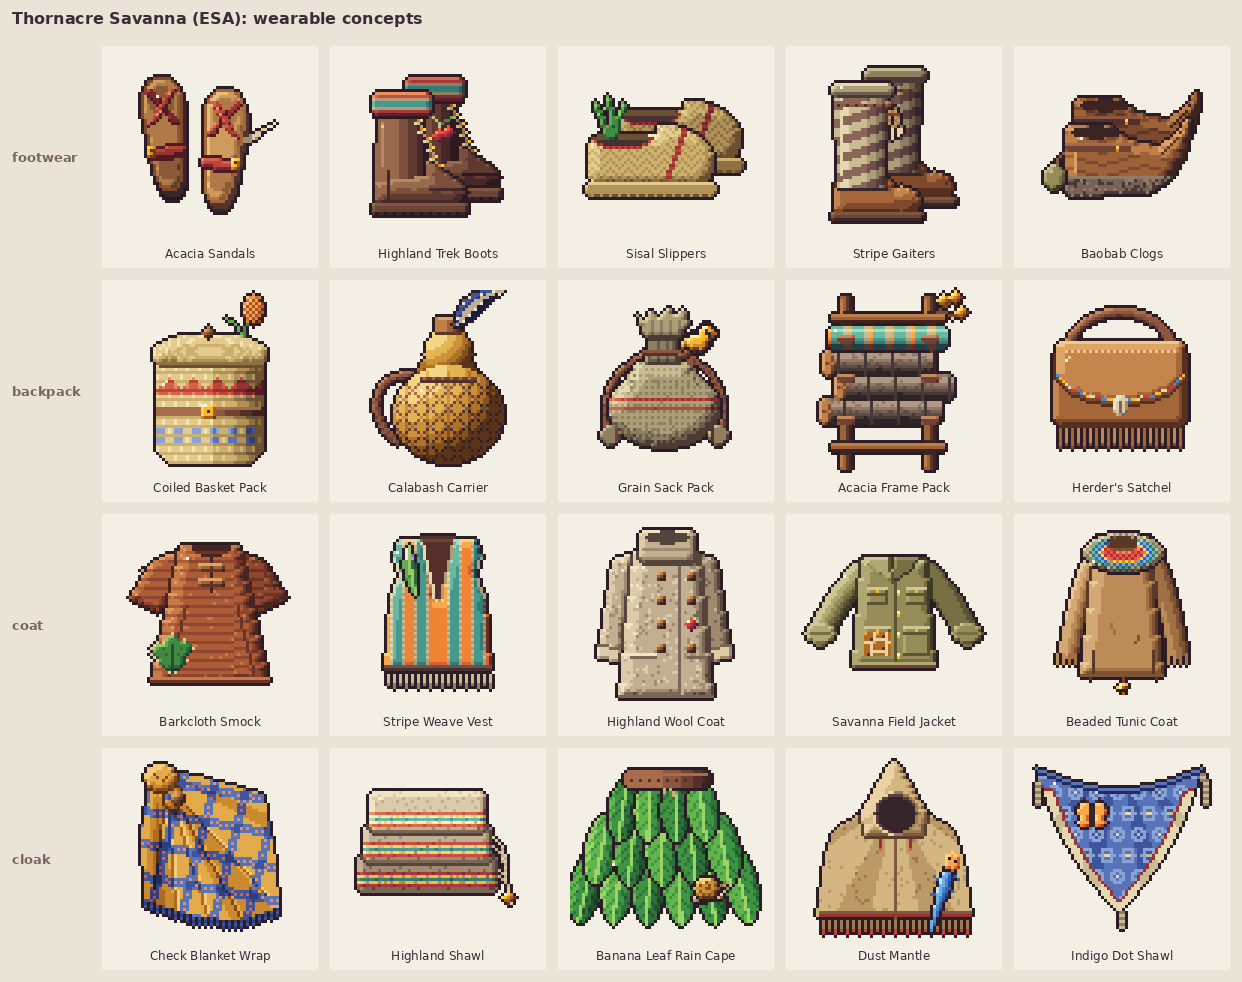

Generate this figure with Python:
"""Contact sheet for the ESA (Thornacre Savanna) wearable concepts: 4 rows x 5 columns, 3x NEAREST."""
import os
from PIL import Image, ImageDraw, ImageFont

D = os.path.dirname(os.path.abspath(__file__))
CATS = ["footwear", "backpack", "coat", "cloak"]
S, CELL_W, CELL_H, PAD, HEAD = 3, 64 * 3 + 24, 64 * 3 + 30, 12, 34
BG, CARD, TXT, SUB = (234, 228, 216), (244, 239, 229), (60, 44, 52), (120, 100, 96)


def font(size, bold=False):
    for p in ["/usr/share/fonts/truetype/dejavu/DejaVuSans%s.ttf" % ("-Bold" if bold else ""),
              "/usr/share/fonts/dejavu/DejaVuSans%s.ttf" % ("-Bold" if bold else "")]:
        if os.path.exists(p):
            return ImageFont.truetype(p, size)
    return ImageFont.load_default()


def main():
    fN, fT, fR = font(12), font(16, True), font(13, True)
    W = PAD + 90 + 5 * (CELL_W + PAD)
    H = HEAD + PAD + 4 * (CELL_H + PAD)
    sh = Image.new("RGB", (W, H), BG)
    d = ImageDraw.Draw(sh)
    d.text((PAD, 9), "Thornacre Savanna (ESA): wearable concepts", fill=TXT, font=fT)
    for r, cat in enumerate(CATS):
        y = HEAD + PAD + r * (CELL_H + PAD)
        d.text((PAD, y + CELL_H // 2 - 8), cat, fill=SUB, font=fR)
        for n in range(1, 6):
            fn = [f for f in sorted(os.listdir(D)) if f.startswith("%s-%d-" % (cat, n)) and f.endswith(".png")][0]
            im = Image.open(os.path.join(D, fn)).convert("RGBA")
            assert im.size == (64, 64), fn
            x = PAD + 90 + (n - 1) * (CELL_W + PAD)
            d.rectangle([x, y, x + CELL_W - 1, y + CELL_H - 1], fill=CARD)
            big = im.resize((64 * S, 64 * S), Image.NEAREST)
            sh.paste(big, (x + 12, y + 4), big)
            name = fn[len(cat) + 3:-4].replace("-", " ").title().replace("Herders", "Herder's")
            tw = d.textlength(name, font=fN)
            d.text((x + (CELL_W - tw) / 2, y + CELL_H - 22), name, fill=TXT, font=fN)
    sh.save(os.path.join(D, "sheet.png"))


if __name__ == "__main__":
    main()
